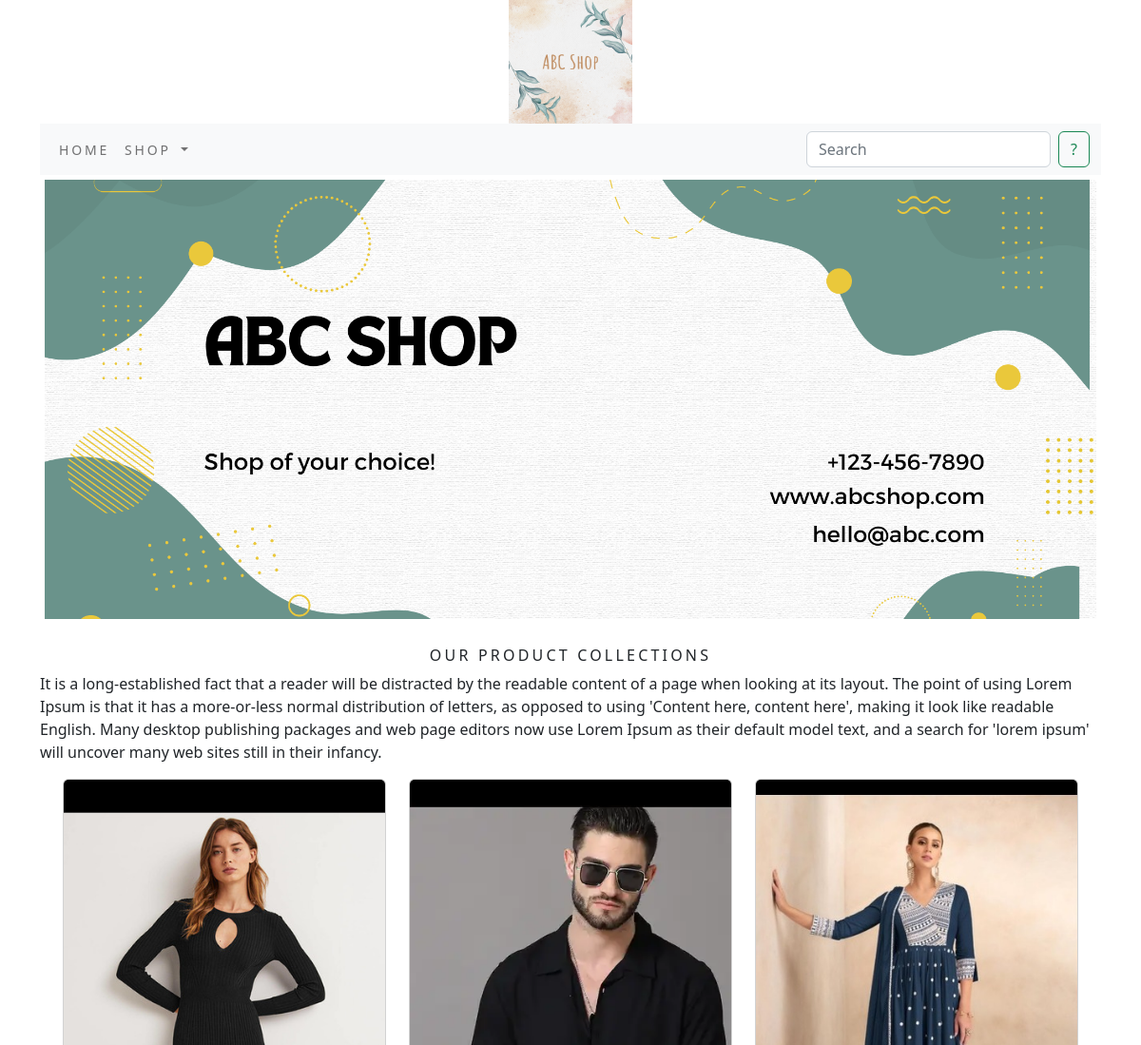
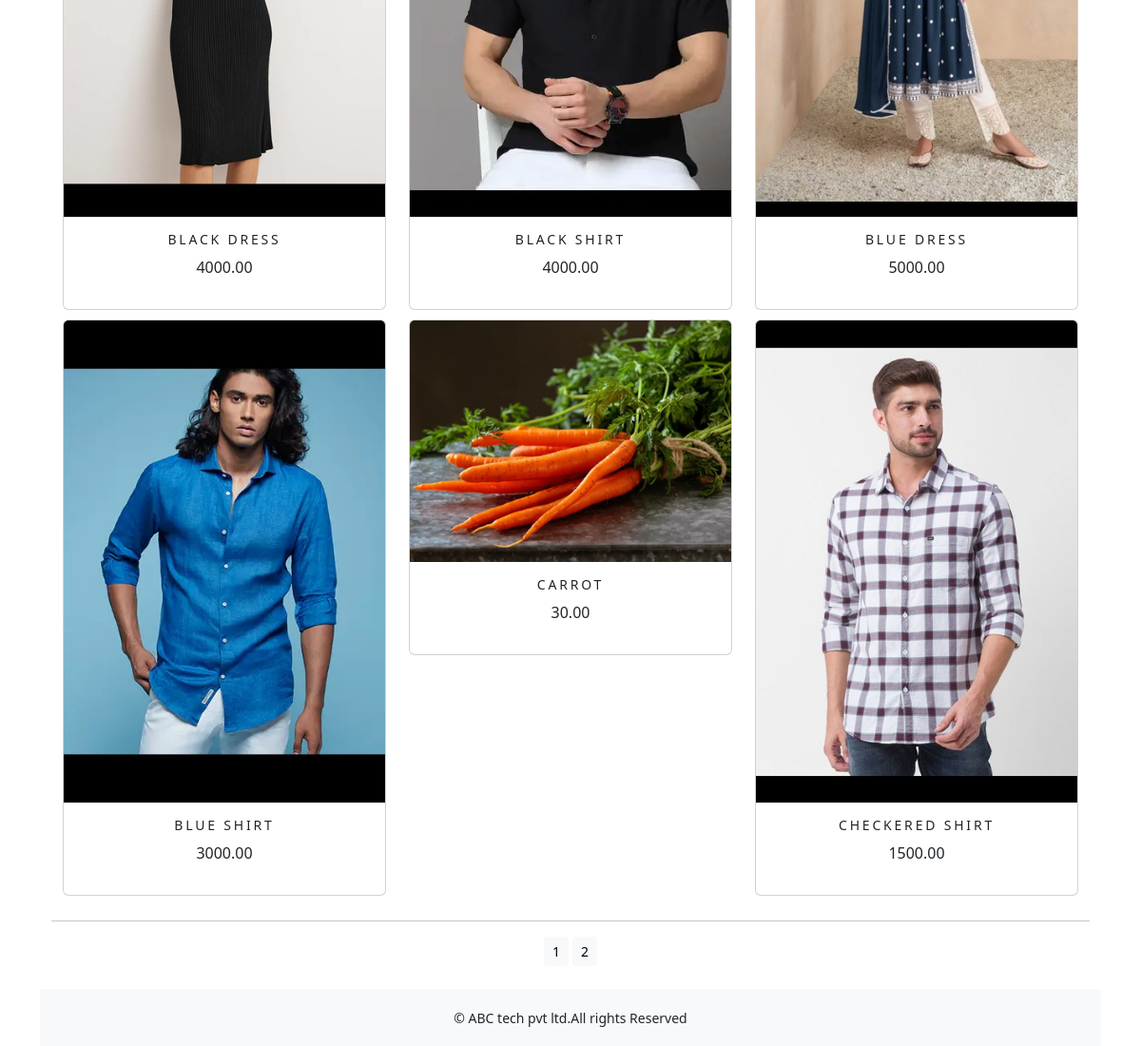
The app's page /shop/ with its own data (2 pictures, top to bottom).
### shop/models.py (models this page shows, shortened)
class Product(models.Model):
    name = models.CharField(max_length=250, unique=True)
    slug = models.SlugField(max_length=250, unique=True)
    description = models.TextField(blank=True)
    price = models.DecimalField(max_digits=10,decimal_places=2)
    category = models.ForeignKey(Category,on_delete=models.CASCADE)
    image = models.ImageField(upload_to='product',blank=True)
    stock = models.IntegerField()
    available = models.BooleanField(default=True)
    created = models.DateTimeField(auto_now_add=True)
    updated = models.DateTimeField(auto_now=True)
    def get_url(self):
        return reverse('shop:prodCatdetail',args=[self.category.slug,self.slug])
    class Meta:
        ordering = ('name',)
        verbose_name = 'product'
        verbose_name_plural = 'products'

### shop/views.py (the view)
# urls.py: path('',views.allProdCat,name='allProdCat'),
def allProdCat(request,c_slug=None):
    c_page = None
    products_list = None
    if c_slug!=None:
        c_page = get_object_or_404(Category,slug=c_slug)
        products_list = Product.objects.all().filter(category=c_page,available=True)
    else:
        products_list = Product.objects.all().filter(available=True)
    paginator = Paginator(products_list,6)
    try:
        page = int(request.GET.get('page','1'))
    except:
        page = 1
    try:
        products = paginator.page(page)
    except (EmptyPage,InvalidPage):
        products = paginator.page(paginator.num_pages)
    return render(request,"category.html",{'category':c_page,'products':products})

### cart/context_processors.py (called while the page is built)
def counter(request):
    item_count = 0
    if 'admin' in request.path:
        return {}
    else:
        try:
            cart = Cart.objects.filter(cart_id=_cart_id(request))
            cart_items = CartItem.objects.all().filter(cart=cart[:1])
            for cart_item in cart_items:
                item_count += cart_item.quantity
        except Cart.DoesNotExist:
            item_count = 0
    return dict(item_count=item_count)

### cart/views.py (called while the page is built)
def _cart_id(request):
    cart = request.session.session_key
    if not cart:
        cart = request.session.create()
    return cart

### shop/context_processors.py (called while the page is built)
def menu_links(request):
    links = Category.objects.all()
    return dict(links=links)

### shop/models.py (called while the page is built)
    def get_url(self):
        return reverse('shop:product_by_category',args=[self.slug])

### templates/category.html (shortened to what this page needs)
{% extends 'base.html' %}
{% load static %}
{% block content %}
<div class="mx-auto">
    {% if category %}
        <img class="my_image" src="{{category.image.url}}" alt="{{category.name}}">
</div>
    <br>
<div>
        <h1 class="text-center my_title">{{category.name}}</h1>
        <p class="text-justify">{{category.description}}</p>
</div>
    {% else %}
        <div>
            <img class="my_image my_image_padding" src="{% static 'img/banner.png' %}" alt="our products" width="1450px;">
        </div>
        <br>
        <div>
            <h1 class="text-center my_title"> Our Product Collections</h1>
            <p class="text-justify">It is a long-established fact that a reader will be distracted by the readable content of a page when looking at its layout. The point of using Lorem Ipsum is that it has a more-or-less normal distribution of letters, as opposed to using 'Content here, content here', making it look like readable English. Many desktop publishing packages and web page editors now use Lorem Ipsum as their default model text, and a search for 'lorem ipsum' will uncover many web sites still in their infancy. </p>
        </div>
    {% endif %}
<div class="container">
    <div class="row mx-auto">
        {% for product in products.object_list %}
        <div class="my_bottom_margin col-9 col-sm-12 col-md-4 xol-lg-4">
            <div class="card text-center" style="min-width:18rem;">
                <a href="{{product.get_url}}"><img class="card-img-top my_image" src="{{product.image.url}}" alt="{{product.name}}"></a>
                <div class="card-body">
                    <h4>{{product.name}}</h4>
                    <p>{{product.price}}</p>
                </div>
            </div>
        </div>
        {% endfor %}
    </div>
    <div class="mx-auto">
        {% if products.paginator.num_pages > 1 %}
        <hr>
        <div class="text-center">
            {% for pg in products.paginator.page_range %}
                <a href="?page={{pg}}" class="btn btn-light btn-sm {% if product.number == pg %} active {% endif %}">{{pg}}</a>
            {% endfor %}
        </div>
        {% endif %}
    </div>
    <br>
</div>
{% endblock %}

### templates/base.html (shortened to what this page needs)
{% load static %}
<!DOCTYPE html>
<html lang="en">
<head>
    <link rel="stylesheet" href="{% static 'css/custom.css' %}">
    <link href="{% static 'css/bootstrap.min.css' %}" rel="stylesheet">
</head>
<body>
<div class="container">
{% include 'header.html' %}
{% include 'navbar.html' %}
{% block content %}
{% endblock %}
</div>
{% include 'footer.html' %}
</body>
</html>

### templates/header.html
{% load static %}
<header>
    <center>
        <a href="{% url 'shop:allProdCat' %}"><img src="{% static 'img/logo.png' %}" alt="logimage" width="130px;" height="130px;"></a>
    </center>
</header>

### templates/navbar.html (shortened to what this page needs)
<nav class="navbar navbar-expand-lg bg-light">
  <div class="container-fluid">
    <div class="collapse navbar-collapse" id="navbarSupportedContent">
      <ul class="navbar-nav me-auto mb-2 mb-lg-0">
        <li class="nav-item">
          <a class="nav-link" href="#">Home</a>
        </li>
        <li class="nav-item dropdown {% if 'shop' in request.path %} active {% endif %}">
          <a class="nav-link dropdown-toggle" href="#" role="button" data-bs-toggle="dropdown" aria-expanded="false">
            Shop
          </a>
        </li>
      </ul>
      <form class="d-flex" action="{% url 'search_app:SearchResult' %}" method="get">
        <input class="form-control me-2" type="search" placeholder="Search" name="q" aria-label="Search">
        <button class="btn btn-outline-success" type="submit">?</button>
      </form>
    </div>
  </div>
</nav>

### templates/footer.html
<div class="footer navbar-fixed-bottom  my_footer">
  <p class="text-center">&copy; ABC tech pvt ltd.All rights Reserved</p>
</div>

### static/css/custom.css (style rules this page uses)
body { font-family: 'Roboto', sans-serif; }
.nav-item { letter-spacing : .2em; font-size : 14px; text-transform : uppercase; }
.my_footer { background-color:#f8f9fa; height:60px; }
.my_footer p { padding-top:20px; font-size:14px; }
.my_image { width:100%; height:auto; }
.my_title { font-size:16px; text-transform : uppercase; letter-spacing : .2em; }
.my_image_padding { padding:5px; }
.my_bottom_margin { margin-bottom:10px; }
.card-body h4 { font-size:14px; text-transform : uppercase; letter-spacing : .2em; }

### records on screen
Product: image (picture), name "BLACK DRESS", price "4000.00"
Product: image (picture), name "BLACK SHIRT", price "4000.00"
Product: image (picture), name "BLUE DRESS", price "5000.00"
Product: image (picture), name "BLUE SHIRT", price "3000.00"
Product: image (picture), name "CARROT", price "30.00"
Product: image (picture), name "CHECKERED SHIRT", price "1500.00"

### other values on screen
{{ pg }} "1" "2"
